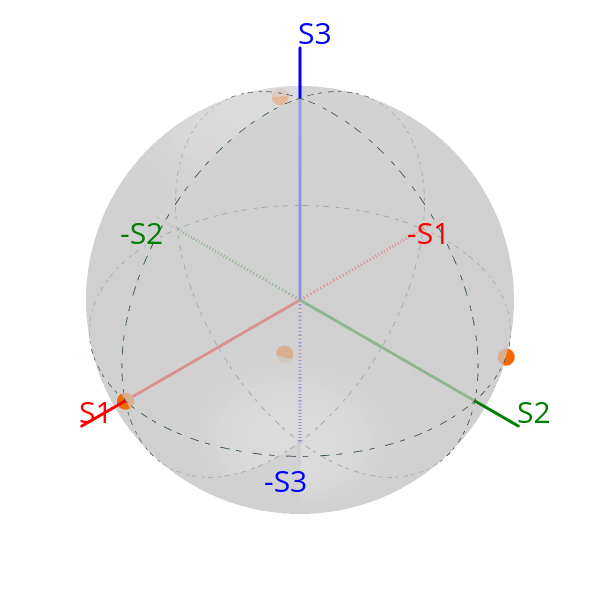

Write notebook code for a chart like this one.
### Code cell
Stokes().perfect_solids(4).draw_poincare(colormap='hot')

### Figure 1 — Plotly figure (JSON) as saved in the notebook; plotly's stock layout.template omitted (floating-point values rounded to 4 significant figures; data arrays with more than 128 entries replaced by an {"elided": "..."} marker saying what was removed)
{"data": [{"hoverinfo": "skip", "line": {"color": "red", "width": 6}, "marker": {"size": 1}, "name": "S1", "scene": "scene", "type": "scatter3d", "x": [0, 1.2], "y": [0, 0], "z": [0, 0]}, {"hoverinfo": "skip", "line": {"color": "red", "dash": "dash", "width": 6}, "marker": {"size": 1}, "name": "-S1", "scene": "scene", "type": "scatter3d", "x": [0, -1.2], "y": [0, 0], "z": [0, 0]}, {"hoverinfo": "skip", "line": {"color": "green", "width": 6}, "marker": {"size": 1}, "name": "S2", "scene": "scene", "type": "scatter3d", "x": [0, 0], "y": [0, 1.2], "z": [0, 0]}, {"hoverinfo": "skip", "line": {"color": "green", "dash": "dash", "width": 6}, "marker": {"size": 1}, "name": "-S2", "scene": "scene", "type": "scatter3d", "x": [0, 0], "y": [0, -1.2], "z": [0, 0]}, {"hoverinfo": "skip", "line": {"color": "blue", "width": 6}, "marker": {"size": 1}, "name": "S3", "scene": "scene", "type": "scatter3d", "x": [0, 0], "y": [0, 0], "z": [0, 1.2]}, {"hoverinfo": "skip", "line": {"color": "blue", "dash": "dash", "width": 6}, "marker": {"size": 1}, "name": "-S3", "scene": "scene", "type": "scatter3d", "x": [0, 0], "y": [0, 0], "z": [0, -1.2]}, {"line": {"color": "darkslategrey", "dash": "dashdot", "width": 2}, "mode": "lines", "name": "S3=0", "scene": "scene", "type": "scatter3d", "x": {"elided": "361 float values"}, "y": {"elided": "361 float values"}, "z": {"elided": "361 float values"}}, {"line": {"color": "darkslategrey", "dash": "dashdot", "width": 2}, "mode": "lines", "name": "S2=0", "scene": "scene", "type": "scatter3d", "x": {"elided": "361 float values"}, "y": {"elided": "361 float values"}, "z": {"elided": "361 float values"}}, {"line": {"color": "darkslategrey", "dash": "dashdot", "width": 2}, "mode": "lines", "name": "S1=0", "scene": "scene", "type": "scatter3d", "x": {"elided": "361 float values"}, "y": {"elided": "361 float values"}, "z": {"elided": "361 float values"}}, {"cmax": 1, "cmin": 0, "colorscale": [[0, "rgb(255,255,255)"], [0.125, "rgb(240,240,240)"], [0.25, "rgb(217,217,217)"], [0.375, "rgb(189,189,189)"], [0.5, "rgb(150,150,150)"], [0.625, "rgb(115,115,115)"], [0.75, "rgb(82,82,82)"], [0.875, "rgb(37,37,37)"], [1, "rgb(0,0,0)"]], "customdata": [], "hovertemplate": "S1: %{x:.3f}<br>S2: %{y:.3f}<br>S3: %{z:.3f}<br>Parameter: %{customdata:.3f}", "lighting": {"ambient": 0.9, "diffuse": 0, "fresnel": 0.2, "roughness": 0.5, "specular": 0.05}, "name": "Sphere", "opacity": 0.7, "scene": "scene", "showlegend": false, "showscale": false, "surfacecolor": {"elided": "100x100 float values"}, "type": "surface", "x": {"elided": "100x100 float values"}, "y": {"elided": "100x100 float values"}, "z": {"elided": "100x100 float values"}}, {"customdata": [], "hovertemplate": "S1: %{x:.3f}<br>S2: %{y:.3f}<br>S3: %{z:.3f}<br>Parameter: %{customdata:.3f}", "marker": {"color": [1.0, 1.0, 1.0, 1.0], "colorscale": [[0, "rgb(0,0,0)"], [0.3333, "rgb(230,0,0)"], [0.6667, "rgb(255,210,0)"], [1, "rgb(255,255,255)"]], "size": 10}, "mode": "markers", "name": "S", "scene": "scene", "type": "scatter3d", "x": [1.0, -0.3333, -0.3333, -0.3333], "y": [0.0, 0.9428, -0.4714, -0.4714], "z": [6.123e-17, 6.123e-17, 0.8165, -0.8165]}], "layout": {"height": 600, "margin": {"b": 20, "l": 20, "r": 20, "t": 20}, "scene": {"annotations": [{"font": {"color": "red", "size": 30}, "showarrow": false, "text": "S1", "x": 1.2, "xshift": 15, "y": 0, "yshift": 15, "z": 0}, {"font": {"color": "red", "size": 30}, "showarrow": false, "text": "-S1", "x": -1.2, "xshift": -15, "y": 0, "yshift": -15, "z": 0}, {"font": {"color": "green", "size": 30}, "showarrow": false, "text": "S2", "x": 0, "xshift": 15, "y": 1.2, "yshift": 15, "z": 0}, {"font": {"color": "green", "size": 30}, "showarrow": false, "text": "-S2", "x": 0, "xshift": -15, "y": -1.2, "yshift": -15, "z": 0}, {"font": {"color": "blue", "size": 30}, "showarrow": false, "text": "S3", "x": 0, "xshift": 15, "y": 0, "yshift": 15, "z": 1.2}, {"font": {"color": "blue", "size": 30}, "showarrow": false, "text": "-S3", "x": 0, "xshift": -15, "y": 0, "yshift": -15, "z": -1.2}], "camera": {"center": {"x": 0, "y": 0, "z": 0}, "eye": {"x": 0.75, "y": 0.75, "z": 0.75}, "up": {"x": 0, "y": 0, "z": 1}}, "domain": {"x": [0, 1], "y": [0, 1]}, "xaxis": {"showbackground": false, "showgrid": false, "visible": false, "zeroline": false}, "yaxis": {"showbackground": false, "showgrid": false, "visible": false, "zeroline": false}, "zaxis": {"showbackground": false, "showgrid": false, "visible": false, "zeroline": false}}, "showlegend": false, "width": 600}}
